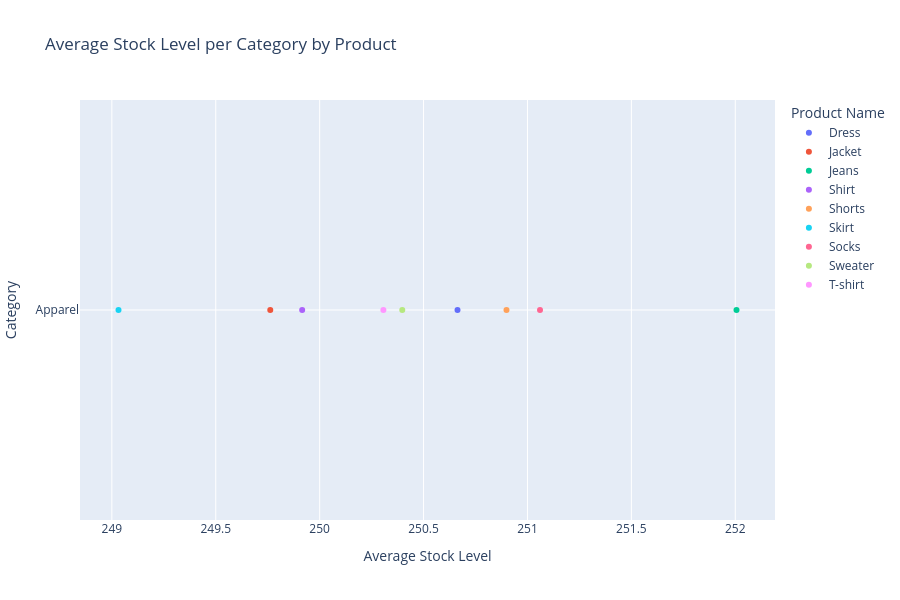

Source (notebook cell):
### Code cell
import pandas as pd
import plotly.express as px

# Step 1: Group by Category and Product Name to calculate average Stock Level
avg_stock = data.groupby(['Category', 'Product Name']).agg({
    'Stock Level': 'mean'
}).reset_index()

# Step 2: Create scatter plot with swapped axes
fig = px.scatter(
    avg_stock,
    x='Stock Level',   # now x-axis is Average Stock Level
    y='Category',      # y-axis is Category
    color='Product Name',  # legend by Product Name
    title='Average Stock Level per Category by Product',
    labels={'Stock Level':'Average Stock Level', 'Category':'Category'},
    hover_data=['Product Name']
)

# Step 3: Improve readability
fig.update_layout(height=600)

fig.show()

### Figure 1 — Plotly figure (JSON) as saved in the notebook; plotly's stock layout.template omitted (floating-point values rounded to 4 significant figures)
{"data": [{"customdata": [["Dress"]], "hovertemplate": "Product Name=%{customdata[0]}<br>Average Stock Level=%{x}<br>Category=%{y}<extra></extra>", "legendgroup": "Dress", "marker": {"color": "#636efa", "symbol": "circle"}, "mode": "markers", "name": "Dress", "orientation": "h", "showlegend": true, "type": "scatter", "x": [250.7], "xaxis": "x", "y": ["Apparel"], "yaxis": "y"}, {"customdata": [["Jacket"]], "hovertemplate": "Product Name=%{customdata[0]}<br>Average Stock Level=%{x}<br>Category=%{y}<extra></extra>", "legendgroup": "Jacket", "marker": {"color": "#EF553B", "symbol": "circle"}, "mode": "markers", "name": "Jacket", "orientation": "h", "showlegend": true, "type": "scatter", "x": [249.8], "xaxis": "x", "y": ["Apparel"], "yaxis": "y"}, {"customdata": [["Jeans"]], "hovertemplate": "Product Name=%{customdata[0]}<br>Average Stock Level=%{x}<br>Category=%{y}<extra></extra>", "legendgroup": "Jeans", "marker": {"color": "#00cc96", "symbol": "circle"}, "mode": "markers", "name": "Jeans", "orientation": "h", "showlegend": true, "type": "scatter", "x": [252.0], "xaxis": "x", "y": ["Apparel"], "yaxis": "y"}, {"customdata": [["Shirt"]], "hovertemplate": "Product Name=%{customdata[0]}<br>Average Stock Level=%{x}<br>Category=%{y}<extra></extra>", "legendgroup": "Shirt", "marker": {"color": "#ab63fa", "symbol": "circle"}, "mode": "markers", "name": "Shirt", "orientation": "h", "showlegend": true, "type": "scatter", "x": [249.9], "xaxis": "x", "y": ["Apparel"], "yaxis": "y"}, {"customdata": [["Shorts"]], "hovertemplate": "Product Name=%{customdata[0]}<br>Average Stock Level=%{x}<br>Category=%{y}<extra></extra>", "legendgroup": "Shorts", "marker": {"color": "#FFA15A", "symbol": "circle"}, "mode": "markers", "name": "Shorts", "orientation": "h", "showlegend": true, "type": "scatter", "x": [250.9], "xaxis": "x", "y": ["Apparel"], "yaxis": "y"}, {"customdata": [["Skirt"]], "hovertemplate": "Product Name=%{customdata[0]}<br>Average Stock Level=%{x}<br>Category=%{y}<extra></extra>", "legendgroup": "Skirt", "marker": {"color": "#19d3f3", "symbol": "circle"}, "mode": "markers", "name": "Skirt", "orientation": "h", "showlegend": true, "type": "scatter", "x": [249.0], "xaxis": "x", "y": ["Apparel"], "yaxis": "y"}, {"customdata": [["Socks"]], "hovertemplate": "Product Name=%{customdata[0]}<br>Average Stock Level=%{x}<br>Category=%{y}<extra></extra>", "legendgroup": "Socks", "marker": {"color": "#FF6692", "symbol": "circle"}, "mode": "markers", "name": "Socks", "orientation": "h", "showlegend": true, "type": "scatter", "x": [251.1], "xaxis": "x", "y": ["Apparel"], "yaxis": "y"}, {"customdata": [["Sweater"]], "hovertemplate": "Product Name=%{customdata[0]}<br>Average Stock Level=%{x}<br>Category=%{y}<extra></extra>", "legendgroup": "Sweater", "marker": {"color": "#B6E880", "symbol": "circle"}, "mode": "markers", "name": "Sweater", "orientation": "h", "showlegend": true, "type": "scatter", "x": [250.4], "xaxis": "x", "y": ["Apparel"], "yaxis": "y"}, {"customdata": [["T-shirt"]], "hovertemplate": "Product Name=%{customdata[0]}<br>Average Stock Level=%{x}<br>Category=%{y}<extra></extra>", "legendgroup": "T-shirt", "marker": {"color": "#FF97FF", "symbol": "circle"}, "mode": "markers", "name": "T-shirt", "orientation": "h", "showlegend": true, "type": "scatter", "x": [250.3], "xaxis": "x", "y": ["Apparel"], "yaxis": "y"}], "layout": {"height": 600, "legend": {"title": {"text": "Product Name"}, "tracegroupgap": 0}, "title": {"text": "Average Stock Level per Category by Product"}, "xaxis": {"anchor": "y", "domain": [0, 1], "title": {"text": "Average Stock Level"}}, "yaxis": {"anchor": "x", "domain": [0, 1], "title": {"text": "Category"}}}}
